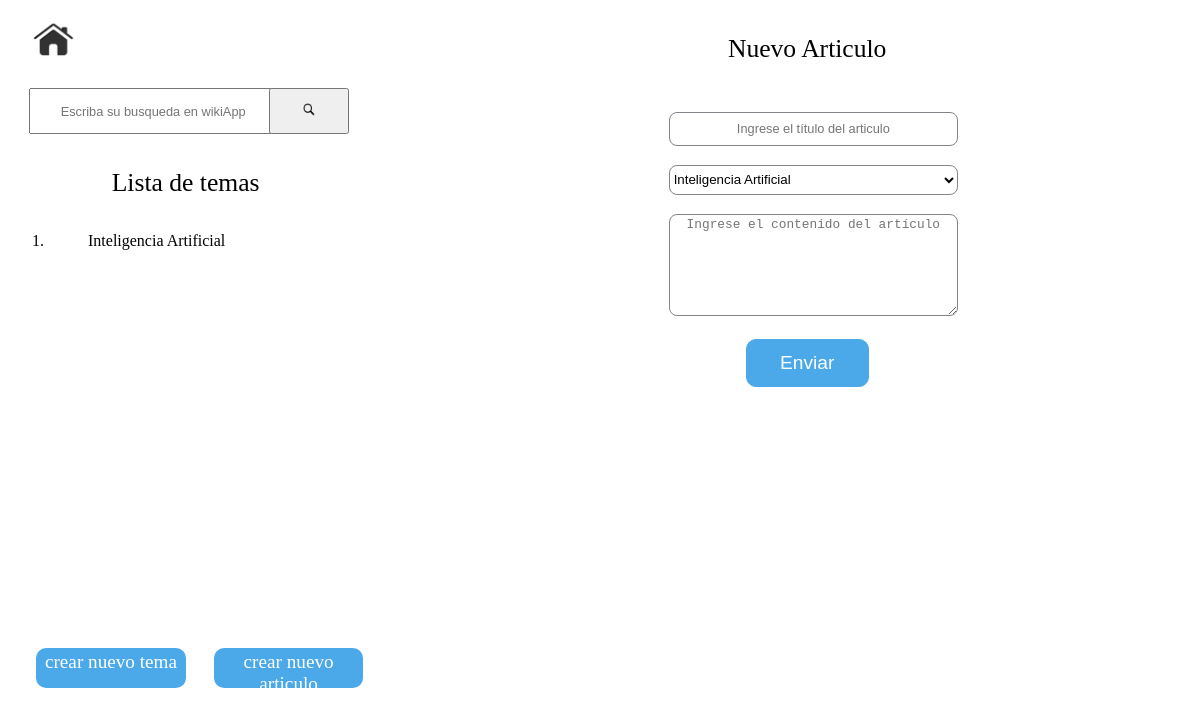
/nuevo_articulo, run on an earlier commit of the app's database.
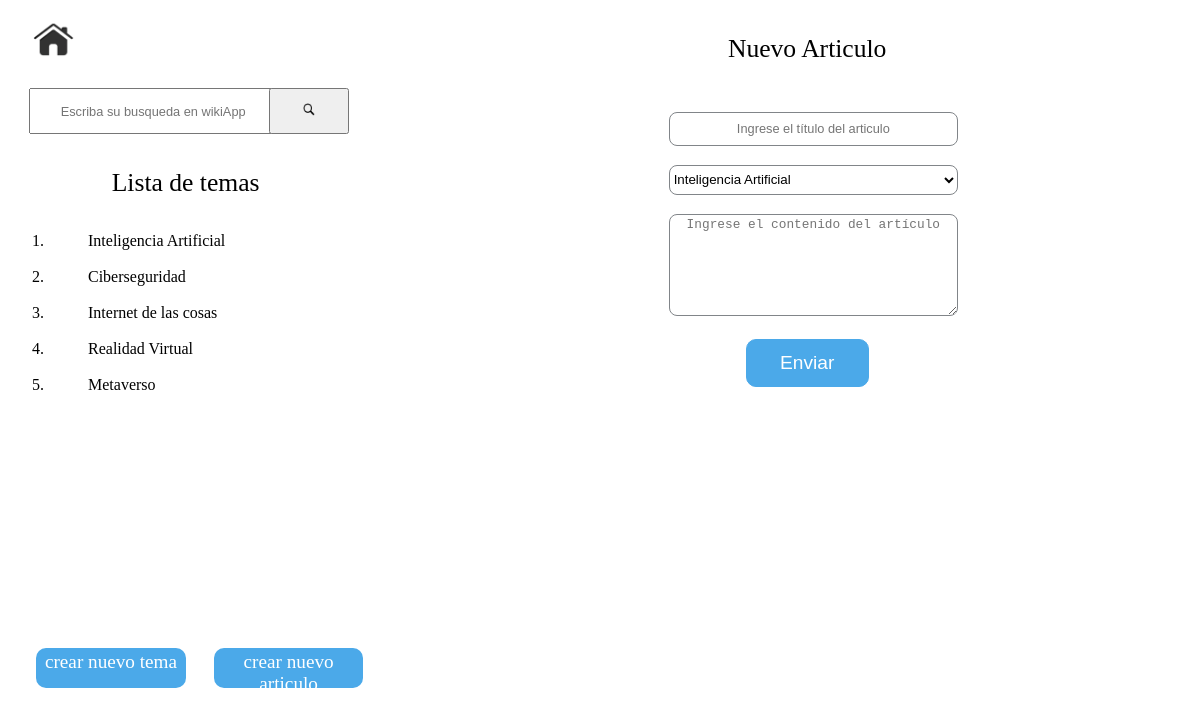
And on a later commit of the database.
### wikiApp/models.py (models this page shows)
class temaWiki(models.Model):
    nombre_tema = models.CharField(max_length=128, null=True, blank=True)
    descripcion_tema = models.CharField(max_length=512, null=True, blank=True)

### wikiApp/views.py (the view, shortened to what this page needs)
# urls.py: path('nuevo_articulo',views.nuevo_articulo,name="nuevo_articulo"),
def nuevo_articulo(request):
    temas = temaWiki.objects.all()
    return render(request, 'nuevo_articulo.html',{
        'temas':temas
        })

### wikiApp/templates/nuevo_articulo.html (shortened to what this page needs)
{% extends "layout.html" %}
{% block encabezado%}
	Nuevo Articulo
{%endblock%}
{% block contenido%}
<form class="formulario_bloque" method="post" action="{% url 'wikiApp:nuevo_articulo' %}">
	<div class="formulario_bloque_contenedor">
		<div class="datos_tema">
			<input class="datos_tema_input" type="text" name="titulo" placeholder="Ingrese el título del articulo">
		</div>
		<div class="datos_tema">
			<select name="tema_relacionado" class="selector_tema">
				{% for tema in temas %}
				<option value="{{tema.id}}">
					{{ tema.nombre_tema }}
				</option>
				{% endfor %}
			</select>
		</div>
		<div class="datos_tema">
			<textarea class="datos_tema_input altura_area" name="contenido" placeholder="Ingrese el contenido del artículo" rows="4" cols="50"></textarea>
		</div>
		<div class="formulario_boton_contenedor">
			<button class="btn_enviar_tema">
				Enviar
			</button>
		</div>
	</div>
</form>
{%endblock%}

### wikiApp/templates/layout.html (shortened to what this page needs)
{% load static %}
<!DOCTYPE html>
<html>
<head>
	<link rel="stylesheet" href="{% static 'wiki_estilos_customizados.css' %}">
</head>
<body>
	<div class="wiki_contendor_principal">
		<div class="panel_izquierdo">
			<div class="home">
				<a class="link_home" href="{% url 'wikiApp:principal' %}">
					<img class="imagen_home" src="{% static 'home.png' %}">
				</a>
			</div>
			<div class="bloque_busqueda">
				<div class="barra_busqueda_contenedor">
					<form class="barra_busqueda" method="post" action="{% url 'wikiApp:busqueda' %}">
						<div class="barra_busqueda_texto">
							<input class="busqueda_texto_estilos" type="text" id="buscador" name="buscador" placeholder="Escriba su busqueda en wikiApp">
						</div>
						<div class="barra_busqueda_icono">
							<button class="boton_busqueda">
								<img class="imagen_busqueda" src="{% static 'buscador.png' %}">
							</button>
						</div>
					</form>
				</div>
			</div>
			<div class="listado_temas">
				<div class="bloque_titulo_tema">
					<span class="listado_temas_titulo">Lista de temas</span>
				</div>
				<ol>
					{% for tema in temas %}
					<br>
					<li>
						<ul style="list-style: none;">
							<li><a href="{% url 'wikiApp:articulos_x_tema' tema.id %}" style="text-decoration: none;color: black;">{{ tema.nombre_tema }}</a></li>
						</ul>
					</li>
					{% endfor %}
				</ol>
			</div>
			<div class="botones">
				<a class="boton_estilo" href="{% url 'wikiApp:nuevo_tema' %}">
					<span class="boton_texto">crear nuevo tema</span>
				</a>
				<a class="boton_estilo" href="{% url 'wikiApp:nuevo_articulo' %}">
					<span class="boton_texto">crear nuevo articulo</span>
				</a>
			</div>
		</div>
		<div class="panel_derecho">
			<div class="titulo_seccion">
				<p class="titulo_seccion_estilo">{% block encabezado %}{% endblock %}</p>
			</div>
			<div class="visualizacion_seccion">
				{% block contenido %}{% endblock %}
			</div>
		</div>
	</div>
</body>
</html>

What changed in the data, as far as the page shows it:
added temaWiki: nombre_tema "Ciberseguridad"
added temaWiki: nombre_tema "Internet de las cosas"
added temaWiki: nombre_tema "Realidad Virtual"
added temaWiki: nombre_tema "Metaverso"
